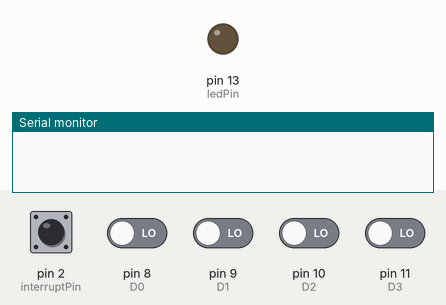
Simulated run of this sketch. Board: Arduino Uno, built with avr-gcc and run on an emulated ATmega328P. Shown: output pins drawn as LEDs (lit = HIGH), the last lines printed to the serial monitor. The test bench sets the inputs (shaded band); at power-on: pin 2 (interruptPin) HIGH, pin 8 (D0), pin 9 (D1), pin 10 (D2), pin 11 (D3) LOW.

Above: at 1.2 s.
1.3 s: pin 2 (interruptPin) pulled LOW for 0.15 s
At 1.6 s:
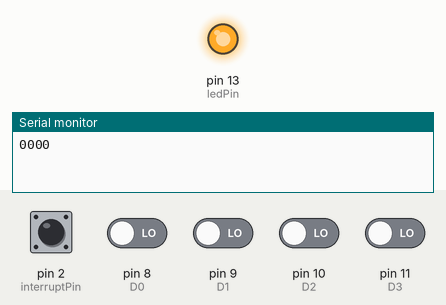
Timing chart, 0 to 4.3 s (numbered marks = the images above; inputs shaded):
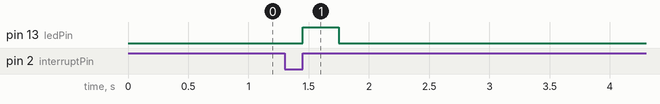

Measured:
- after the input at 1.3 s, pin 13 (ledPin): LOW → HIGH after 0.15 s, → LOW 0.30 s later

The sketch:

315mhz_detect.ino
```cpp
/*以下四个管脚定义，对应遥控器上的四个按键*/
int D0 = 8;    //解码芯片数字输出管脚D0,串口值0001,按键A
int D1 = 9;    //解码芯片数字输出管脚D1,串口值0010,按键B
int D2 = 10;   //解码芯片数字输出管脚D2,串口值1000,按键C
int D3 = 11;   //解码芯片数字输出管脚D3,串口值0100,按键D
int ledPin = 13;   //接收指示灯
int interruptPin = 2;

volatile int state = LOW;

void setup()
{
  Serial.begin(9600);
  /*以下管脚的顺序分别对应遥控器的4个按键*/
  pinMode(D3, INPUT);  //分别初始化为输入端口，读取解码芯片输出管脚的电平
  pinMode(D1, INPUT);
  pinMode(D0, INPUT);
  pinMode(D2, INPUT);
  pinMode(ledPin, OUTPUT);
  pinMode(interruptPin, INPUT_PULLUP);
  attachInterrupt(digitalPinToInterrupt(interruptPin), blink, RISING); //数字口2，中断1，对应解码芯片的接收中断管脚
  digitalWrite(ledPin, LOW);
}

void loop()
{
  if (state != LOW) //如果接收到遥控器的命令，则进入该语句
  {
    state = LOW;
    delay(1);   //适当延时，等待管脚电平稳定
    digitalWrite(ledPin, HIGH);
    Serial.print(digitalRead(D3));  //分别读取解码芯片输出管脚的电平，并打印出来
    Serial.print(digitalRead(D1));
    Serial.print(digitalRead(D0));
    Serial.println(digitalRead(D2));
    delay(300);
    digitalWrite(ledPin, LOW);
  }
}

void blink()
{
  state = ! state;
}
```
